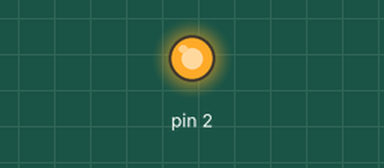
This sketch was run on a simulated Arduino Uno, built with avr-gcc and run on an emulated ATmega328P. Shown: output pins drawn as LEDs (lit = HIGH).

Above: at 0.2 s.
At 18.7 s:
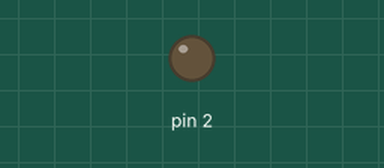
Timing chart, 0 to 19.5 s (numbered marks = the images above):
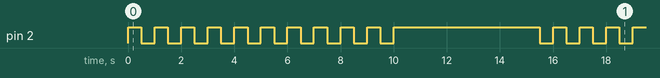

Measured:
- by itself, pin 2: repeats every 15.0 s: 9 × (LOW 0.50 s, HIGH 0.50 s), LOW 0.50 s, HIGH 5.5 s
- by itself, everything shown: repeats every 15.0 s, in 22 steps

The sketch:

prog2-1.ino
```cpp
//岩永拓也　17232016
void setup() {
  // put your setup code here, to run once:
  pinMode(2, OUTPUT);

}

void loop() {
  // put your main code here, to run repeatedly:
  int i;
  for(i=0;i<10;i++){
    digitalWrite(2, HIGH);
   delay(500);
   digitalWrite(2, LOW);
   delay(500);
    }
  digitalWrite(2, HIGH);
   delay(5000);
   digitalWrite(2, LOW);

}
```
